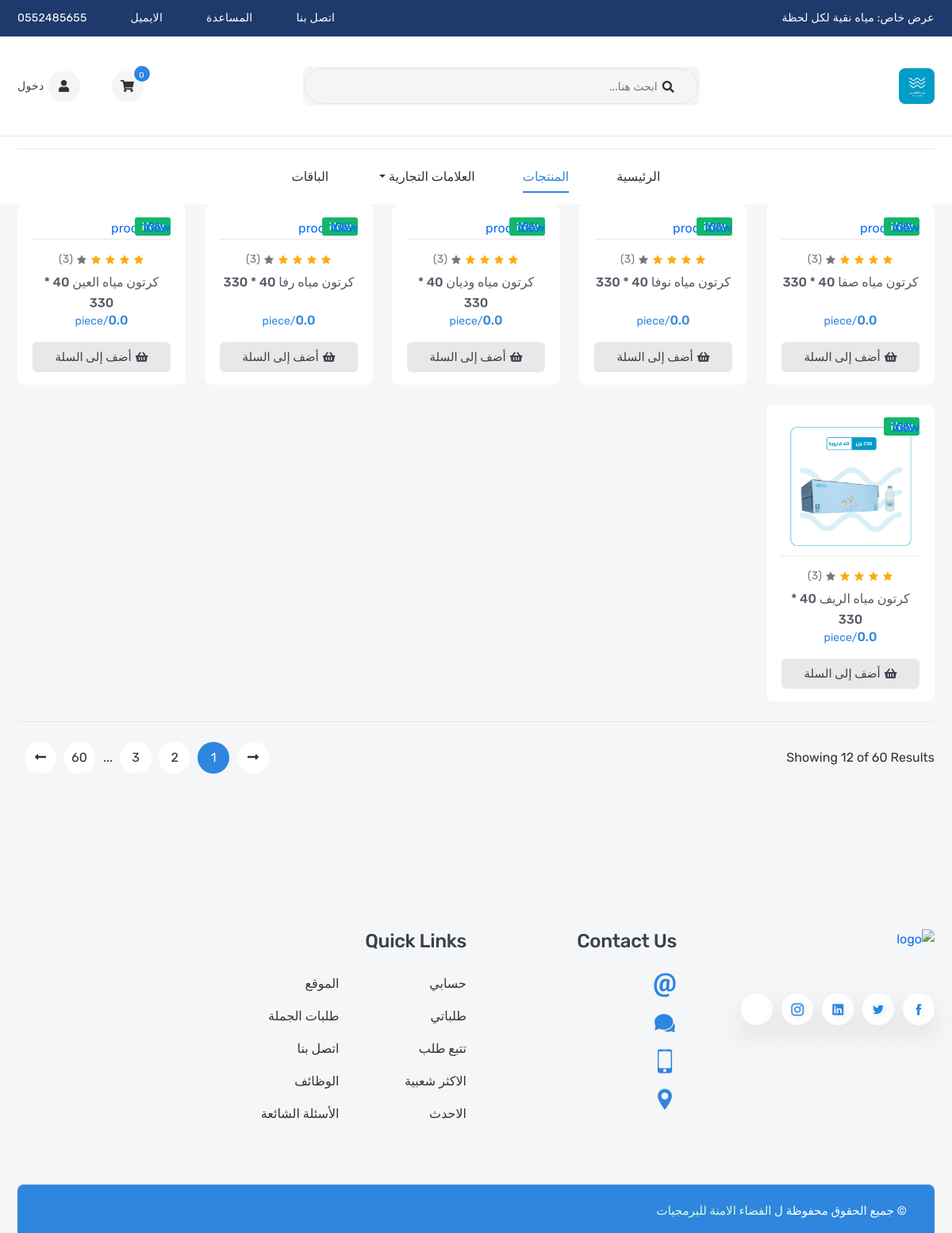
Page /products/products/ on the earlier database version.
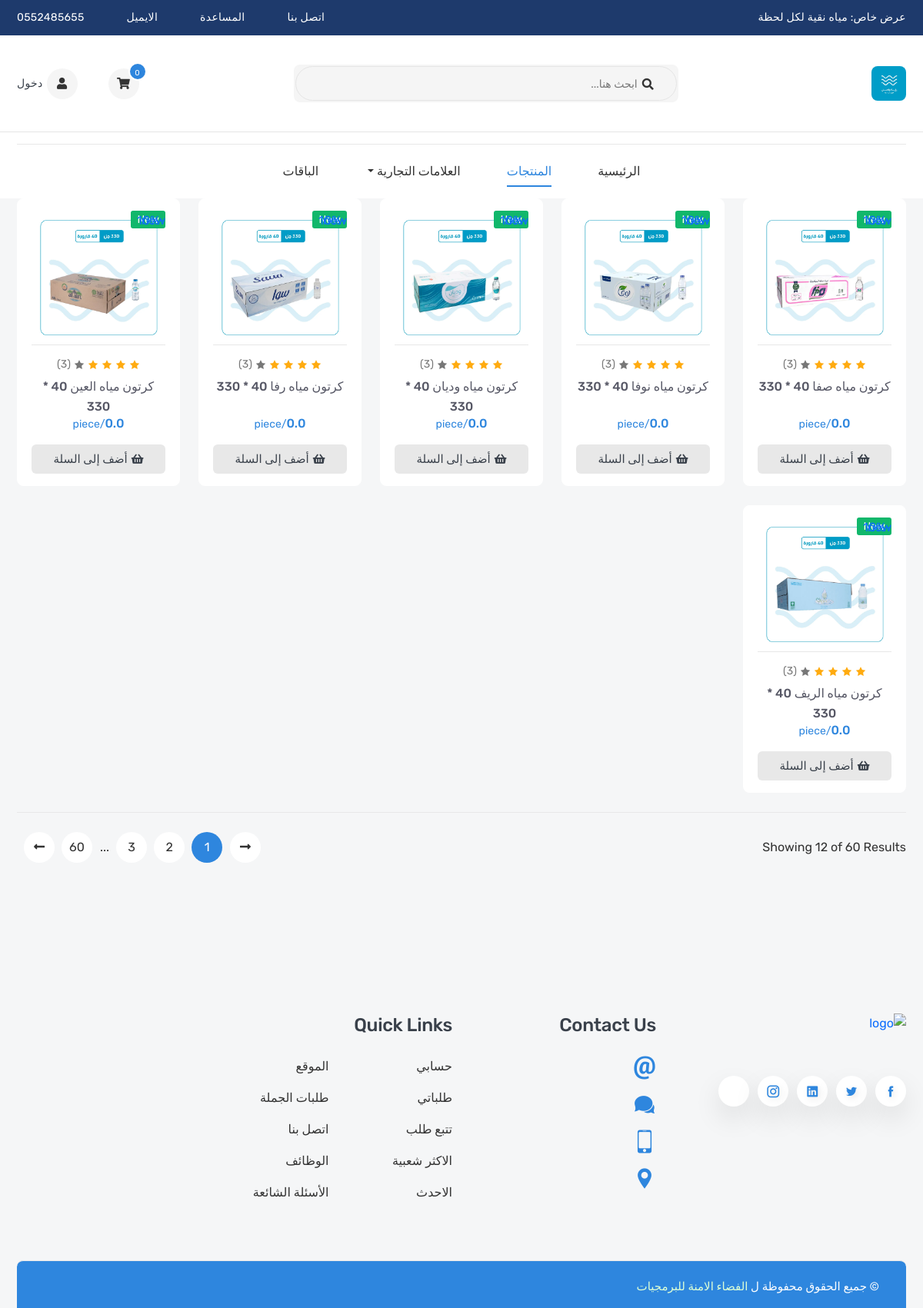
Same page on the later database version.
### products/models.py (models this page shows, shortened)
class Product(models.Model):
    name = models.CharField(_("Name"), max_length=120)
    flag = models.CharField(_("Flag"),max_length=10, choices=FLAG_TYPES)
    image = models.ImageField(_("Image"), upload_to='products', default='products/default.jpg')
    old_price  = models.FloatField(_("Old Price") , default=0)
    new_price = models.FloatField(_("New Price"), default=0)
    linkVideo = models.CharField(_("Link Video"), max_length=100, null=True, blank=True)
    sku = models.CharField(_("Sku"), max_length=50, null=True, blank=True)
    subtitle = models.CharField(_("Subtitle"), max_length=300, null=True, blank=True)
    descriptions = models.TextField(_("Descriptions"), max_length=40000, null=True, blank=True)
    quantity = models.IntegerField(_("Quantity"))
    brand = models.ForeignKey("Brand", verbose_name=('Brand'), related_name='product_brand', on_delete=models.SET_NULL, null=True, blank=True)
    category = models.ManyToManyField("Category", verbose_name=_('Category'), related_name='product_category', blank=True)
    slug = models.SlugField(_("Slug"), null=True, blank=True, allow_unicode=True)
    active = models.BooleanField(_("Active"), default=True)
    create_at = models.DateTimeField(_("Create at"), default=timezone.now, null=True, blank=True)
    product_type = models.CharField(_("Product Type"), max_length=10, choices=PRODUCT_TYPES, default='single')
    sales_count = models.IntegerField(_("Sales Count"), default=0)
    tags = TaggableManager()

### products/views.py (the view)
# urls.py: path('products/', ProductList.as_view(), name='product_list'),
class ProductList(ListView):
    model = Product
    queryset = Product.objects.filter(product_type='single')
    paginate_by = 20

### templates/products/product_list.html (shortened to what this page needs)
{% extends 'base.html' %}
{% load static %}
{% block content %}
<section class="inner-section shop-part">
  <div class="container">
    <div class="row content-reverse">
      <div class="col-lg-12">
        <div class="row row-cols-2 row-cols-md-3 row-cols-lg-4 row-cols-xl-5">
          {% for product in object_list %}
          <div class="col">
            {% include 'includes/product_card.html' with product=product %}
          </div>
          {% endfor %}
        </div>
        <div class="row">
          <div class="col-lg-12">
            <div class="bottom-paginate">
              <p class="page-info">Showing 12 of 60 Results</p>
              <ul class="pagination">
                <li class="page-item">
                  <a class="page-link" href="#">
                    <i class="fas fa-long-arrow-alt-right"></i>
                  </a>
                </li>
                <li class="page-item">
                  <a class="page-link active" href="#">1</a>
                </li>
                <li class="page-item"><a class="page-link" href="#">2</a></li>
                <li class="page-item"><a class="page-link" href="#">3</a></li>
                <li class="page-item">...</li>
                <li class="page-item"><a class="page-link" href="#">60</a></li>
                <li class="page-item">
                  <a class="page-link" href="#">
                    <i class="fas fa-long-arrow-alt-left"></i>
                  </a>
                </li>
              </ul>
            </div>
          </div>
        </div>
      </div>
    </div>
  </div>
</section>
{% endblock %}

### templates/base.html (shortened to what this page needs)
{% load static %}
<!DOCTYPE html>
<html lang="en" dir="rtl">
<head>
    <link rel="stylesheet" href="{% static 'ar/fonts/flaticon/flaticon.css' %}">
    <link rel="stylesheet" href="{% static 'ar/fonts/icofont/icofont.min.css' %}">
    <link rel="stylesheet" href="{% static 'ar/fonts/fontawesome/fontawesome.min.css' %}">
    <link rel="stylesheet" href="{% static 'ar/vendor/venobox/venobox.min.css' %}">
    <link rel="stylesheet" href="{% static 'ar/vendor/slickslider/slick.min.css' %}">
    <link rel="stylesheet" href="{% static 'ar/vendor/niceselect/nice-select.min.css' %}">
    <link rel="stylesheet" href="{% static 'ar/vendor/bootstrap/bootstrap.min.css' %}">
    <link rel="stylesheet" href="{% static 'ar/css/main.css' %}">
    <link rel="stylesheet" href="{% static 'ar/css/index.css' %}">
    <link rel="stylesheet" href="{% static 'ar/css/header_redesign.css' %}">
</head>
<body>
    <div class="header-top">
        <div class="container">
            <div class="row">
                <div class="col-md-7 col-lg-6">
                    <div class="header-top-welcome">
                        <p>عرض خاص: مياه نقية لكل لحظة</p>
                    </div>
                </div>
                <div class="col-md-5 col-lg-6">
                    <ul class="header-top-list">
                        <li><a href="contact.html">اتصل بنا</a></li>
                        <li><a href="faq.html">المساعدة</a></li>
                        <li><a href="#">الايميل</a></li>
                        <li><a href="tel:0552485655">0552485655</a></li>
                    </ul>
                </div>
            </div>
        </div>
    </div>
    <header class="header-part">
        <div class="container">
            <div class="header-content">
                <a href="/" class="header-logo">
                    <img src="{{ company_logo }}" alt="logo">
                </a>
                <form class="header-form">
                    <input type="text" placeholder="ابحث هنا...">
                    <button><i class="fas fa-search"></i></button>
                </form>
                <div class="header-widget-group">
                    <a href="{% url 'cart:cart_detail' %}" class="header-widget header-cart" title="سلة المشتريات">
                        <i class="fas fa-shopping-cart"></i>
                        <sup class="cart-count">{{ cart|length }}</sup>
                    </a>
                    {% if request.user.is_authenticated %}
                    <div class="dropdown">
                        <a href="#" class="header-widget dropdown-toggle" data-bs-toggle="dropdown" style="display: flex; align-items: center; gap: 5px; text-decoration: none;">
                            <i class="fas fa-user"></i>
                            <span style="font-size: 14px;">أهلا، {{ request.user.username }}</span>
                        </a>
                        <ul class="dropdown-menu">
                            <li><a class="dropdown-item" href="#">الصفحة الشخصية</a></li>
                            <li><a class="dropdown-item" href="#">الإعدادات</a></li>
                            <li><hr class="dropdown-divider"></li>
                            <li>
                                <form action="{% url 'logout' %}" method="post">
                                    {% csrf_token %}
                                    <button class="dropdown-item" type="submit">تسجيل الخروج</button>
                                </form>
                            </li>
                        </ul>
                    </div>
                    {% else %}
                    <a href="{% url 'login' %}" class="header-widget" title="تسجيل الدخول">
                        <i class="fas fa-user"></i>
                        <span style="font-size: 14px; margin-right:5px;">دخول</span>
                    </a>
                    {% endif %}
                </div>
            </div>
        </div>
    </header>
    <nav class="navbar-part">
        <div class="container">
            <div class="row">
                <div class="col-lg-12">
                    <div class="navbar-content">
                        <ul class="navbar-list">
                            <li class="navbar-item">
                                <a class="navbar-link {% if request.resolver_match.url_name == 'home' %}active{% endif %}"
                                    href="{% url 'home' %}">الرئيسية</a>
                            </li>
                            <li class="navbar-item">
                                <a class="navbar-link {% if request.resolver_match.url_name == 'product_list' %}active{% endif %}"
                                    href="{% url 'product_list' %}">المنتجات</a>
                            </li>
                            <li class="navbar-item dropdown">
                                <a class="navbar-link dropdown-toggle" href="#" id="navbarDropdown" role="button" data-bs-toggle="dropdown" aria-expanded="false">
                                    العلامات التجارية
                                </a>
                            </li>
                            <li class="navbar-item">
                                <a class="navbar-link {% if request.resolver_match.url_name == 'bundle_list' %}active{% endif %}"
                                    href="{% url 'bundle_list' %}">الباقات</a>
                            </li>
                        </ul>
                    </div>
                </div>
            </div>
        </div>
    </nav>
    {% block content %}
    {% endblock %}
    <footer class="footer-part">
        <div class="container">
            <div class="row">
                <div class="col-sm-6 col-xl-3">
                    <div class="footer-widget">
                        <a class="footer-logo" href="/">
                            <img src="{{ company.logo.url }}" alt="logo">
                        </a>
                        <ul class="footer-social">
                            <li><a class="icofont-facebook" href="#"></a></li>
                            <li><a class="icofont-twitter" href="#"></a></li>
                            <li><a class="icofont-linkedin" href="#"></a></li>
                            <li><a class="icofont-instagram" href="#"></a></li>
                            <li><a class="icofont-brand-whatsapp" href="#"></a></li>
                        </ul>
                    </div>
                </div>
                <div class="col-sm-6 col-xl-3">
                    <div class="footer-widget contact">
                        <h3 class="footer-title">contact us</h3>
                        <ul class="footer-contact">
                            <li>
                                <i class="icofont-ui-email"></i>
                            </li>
                            <li>
                                <i class="icofont-speech-comments"></i>
                            </li>
                            <li>
                                <i class="icofont-ui-touch-phone"></i>
                            </li>
                            <li>
                                <i class="icofont-location-pin"></i>
                            </li>
                        </ul>
                    </div>
                </div>
                <div class="col-sm-6 col-xl-3">
                    <div class="footer-widget">
                        <h3 class="footer-title">quick Links</h3>
                        <div class="footer-links">
                            <ul>
                                <li><a href="#">حسابي</a></li>
                                <li><a href="#">طلباتي</a></li>
                                <li><a href="#">تتبع طلب</a></li>
                                <li><a href="#">الاكثر شعبية</a></li>
                                <li><a href="#">الاحدث</a></li>
                            </ul>
                            <ul>
                                <li><a href="#">الموقع</a></li>
                                <li><a href="#">طلبات الجملة</a></li>
                                <li><a href="#">اتصل بنا</a></li>
                                <li><a href="#">الوظائف</a></li>
                                <li><a href="#">الأسئلة الشائعة</a></li>
                            </ul>
                        </div>
                    </div>
                </div>
            </div>
            <div class="row">
                <div class="col-12">
                    <div class="footer-bottom">
                        <p class="footer-copytext">&copy; جميع الحقوق محفوظة ل <a target="_blank" href="#">الفضاء الامنة
                                للبرمجيات</a></p>
                    </div>
                </div>
            </div>
        </div>
    </footer>
</body>
</html>

### templates/cart/partials/sidebar_cart.html (shortened to what this page needs)
{% load static %}

### templates/includes/product_card.html (shortened to what this page needs)
{% load static %}
<div class="product-card">
    <div class="product-media">
        <div class="product-label">
            <label class="label-text new">{{ product.flag }}</label>
        </div>
        <a class="product-image" href="{% url 'product_detail' product.slug %}">
            <div class="product-label-group">
                <label class="product-label label-new">new</label>
                <label class="product-label label-off">-10%</label>
            </div>
            <img src="{{ product.image.url }}" alt="product" />
        </a>
    </div>
    <div class="product-content">
        <div class="product-rating">
            <i class="active icofont-star"></i>
            <i class="active icofont-star"></i>
            <i class="active icofont-star"></i>
            <i class="active icofont-star"></i>
            <i class="icofont-star"></i>
            <a href="#">(3)</a>
        </div>
        <h6 class="product-name">
            <a href="{% url 'product_detail' product.slug %}">{{ product.name }}</a>
        </h6>
        <h6 class="product-price">
            {% if product.new_price > 0 %}
            {% if product.old_price > product.new_price %}
            <del>{{ product.old_price }}</del>
            {% endif %}
            <span>{{ product.new_price }}<small>/piece</small></span>
            {% else %}
            <span>{{ product.old_price }}<small>/piece</small></span>
            {% endif %}
        </h6>
        <button class="product-add" title="أضف إلى السلة" data-id="{{ product.id }}">
            <i class="fas fa-shopping-basket"></i>
            <span>أضف إلى السلة</span>
        </button>
    </div>
</div>

Differences in the rows shown:
changed Product "كرتون مياه صفا 40 * 330": image: picture added
changed Product "كرتون مياه نوفا 40 * 330": image: picture added
changed Product "كرتون مياه وديان 40 * 330": image: picture added
changed Product "كرتون مياه رفا 40 * 330": image: picture added
changed Product "كرتون مياه العين 40 * 330": image: picture added
changed Product "كرتون مياه الريف 40 * 330": image: a different picture
